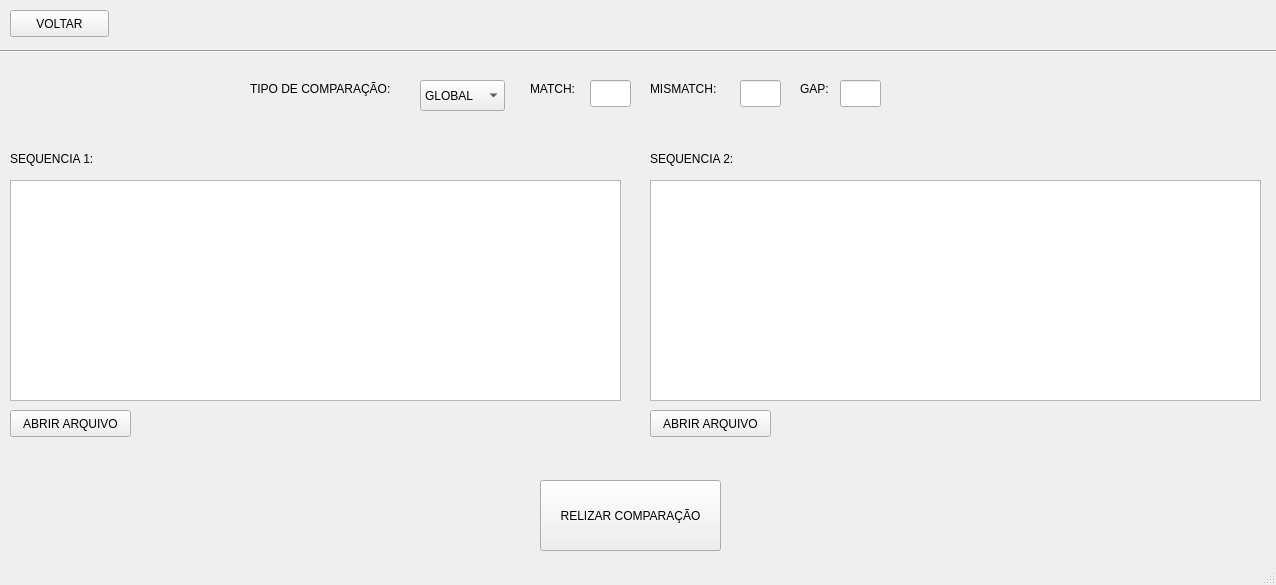
<?xml version="1.0" encoding="UTF-8"?>
<ui version="4.0">
 <class>Tela_Comparacao</class>
 <widget class="QMainWindow" name="Tela_Comparacao">
  <property name="geometry">
   <rect>
    <x>0</x>
    <y>0</y>
    <width>1276</width>
    <height>585</height>
   </rect>
  </property>
  <property name="windowTitle">
   <string>MainWindow</string>
  </property>
  <widget class="QWidget" name="centralwidget">
   <widget class="QPushButton" name="botao_abrir_arquivo1">
    <property name="geometry">
     <rect>
      <x>10</x>
      <y>410</y>
      <width>121</width>
      <height>27</height>
     </rect>
    </property>
    <property name="text">
     <string>ABRIR ARQUIVO</string>
    </property>
   </widget>
   <widget class="QPushButton" name="botao_abrir_arquivo2">
    <property name="geometry">
     <rect>
      <x>650</x>
      <y>410</y>
      <width>121</width>
      <height>27</height>
     </rect>
    </property>
    <property name="text">
     <string>ABRIR ARQUIVO</string>
    </property>
   </widget>
   <widget class="QLabel" name="label">
    <property name="geometry">
     <rect>
      <x>10</x>
      <y>150</y>
      <width>101</width>
      <height>17</height>
     </rect>
    </property>
    <property name="text">
     <string>SEQUENCIA 1:</string>
    </property>
   </widget>
   <widget class="QLabel" name="label_2">
    <property name="geometry">
     <rect>
      <x>650</x>
      <y>150</y>
      <width>101</width>
      <height>17</height>
     </rect>
    </property>
    <property name="text">
     <string>SEQUENCIA 2:</string>
    </property>
   </widget>
   <widget class="QLabel" name="label_3">
    <property name="geometry">
     <rect>
      <x>250</x>
      <y>80</y>
      <width>171</width>
      <height>17</height>
     </rect>
    </property>
    <property name="text">
     <string>TIPO DE COMPARAÇÃO:</string>
    </property>
   </widget>
   <widget class="QComboBox" name="comboBox">
    <property name="geometry">
     <rect>
      <x>420</x>
      <y>80</y>
      <width>85</width>
      <height>31</height>
     </rect>
    </property>
    <item>
     <property name="text">
      <string>GLOBAL</string>
     </property>
    </item>
    <item>
     <property name="text">
      <string>LOCAL</string>
     </property>
    </item>
   </widget>
   <widget class="QLabel" name="label_4">
    <property name="geometry">
     <rect>
      <x>530</x>
      <y>80</y>
      <width>61</width>
      <height>17</height>
     </rect>
    </property>
    <property name="text">
     <string>MATCH:</string>
    </property>
   </widget>
   <widget class="QLabel" name="label_5">
    <property name="geometry">
     <rect>
      <x>650</x>
      <y>80</y>
      <width>81</width>
      <height>17</height>
     </rect>
    </property>
    <property name="text">
     <string>MISMATCH:</string>
    </property>
   </widget>
   <widget class="QLabel" name="label_6">
    <property name="geometry">
     <rect>
      <x>800</x>
      <y>80</y>
      <width>41</width>
      <height>17</height>
     </rect>
    </property>
    <property name="text">
     <string>GAP:</string>
    </property>
   </widget>
   <widget class="QLineEdit" name="match">
    <property name="geometry">
     <rect>
      <x>590</x>
      <y>80</y>
      <width>41</width>
      <height>27</height>
     </rect>
    </property>
   </widget>
   <widget class="QLineEdit" name="mismatch">
    <property name="geometry">
     <rect>
      <x>740</x>
      <y>80</y>
      <width>41</width>
      <height>27</height>
     </rect>
    </property>
   </widget>
   <widget class="QLineEdit" name="gap">
    <property name="geometry">
     <rect>
      <x>840</x>
      <y>80</y>
      <width>41</width>
      <height>27</height>
     </rect>
    </property>
   </widget>
   <widget class="QPushButton" name="botao_realizar_comparacao">
    <property name="geometry">
     <rect>
      <x>540</x>
      <y>480</y>
      <width>181</width>
      <height>71</height>
     </rect>
    </property>
    <property name="text">
     <string>RELIZAR COMPARAÇÃO</string>
    </property>
   </widget>
   <widget class="Line" name="line">
    <property name="geometry">
     <rect>
      <x>0</x>
      <y>50</y>
      <width>1276</width>
      <height>3</height>
     </rect>
    </property>
    <property name="orientation">
     <enum>Qt::Horizontal</enum>
    </property>
   </widget>
   <widget class="QPushButton" name="botao_voltar">
    <property name="geometry">
     <rect>
      <x>10</x>
      <y>10</y>
      <width>99</width>
      <height>27</height>
     </rect>
    </property>
    <property name="text">
     <string>VOLTAR</string>
    </property>
    <property name="icon">
     <iconset>
      <normaloff>../images/voltar.png</normaloff>../images/voltar.png</iconset>
    </property>
   </widget>
   <widget class="Line" name="line_2">
    <property name="geometry">
     <rect>
      <x>200</x>
      <y>50</y>
      <width>1276</width>
      <height>3</height>
     </rect>
    </property>
    <property name="orientation">
     <enum>Qt::Horizontal</enum>
    </property>
   </widget>
   <widget class="QTextEdit" name="setar_sequencia1">
    <property name="geometry">
     <rect>
      <x>10</x>
      <y>180</y>
      <width>611</width>
      <height>221</height>
     </rect>
    </property>
    <property name="readOnly">
     <bool>true</bool>
    </property>
   </widget>
   <widget class="QTextEdit" name="setar_sequencia2">
    <property name="geometry">
     <rect>
      <x>650</x>
      <y>180</y>
      <width>611</width>
      <height>221</height>
     </rect>
    </property>
    <property name="readOnly">
     <bool>true</bool>
    </property>
   </widget>
  </widget>
  <widget class="QMenuBar" name="menubar">
   <property name="geometry">
    <rect>
     <x>0</x>
     <y>0</y>
     <width>1276</width>
     <height>25</height>
    </rect>
   </property>
  </widget>
  <widget class="QStatusBar" name="statusbar"/>
 </widget>
 <resources/>
 <connections/>
</ui>
